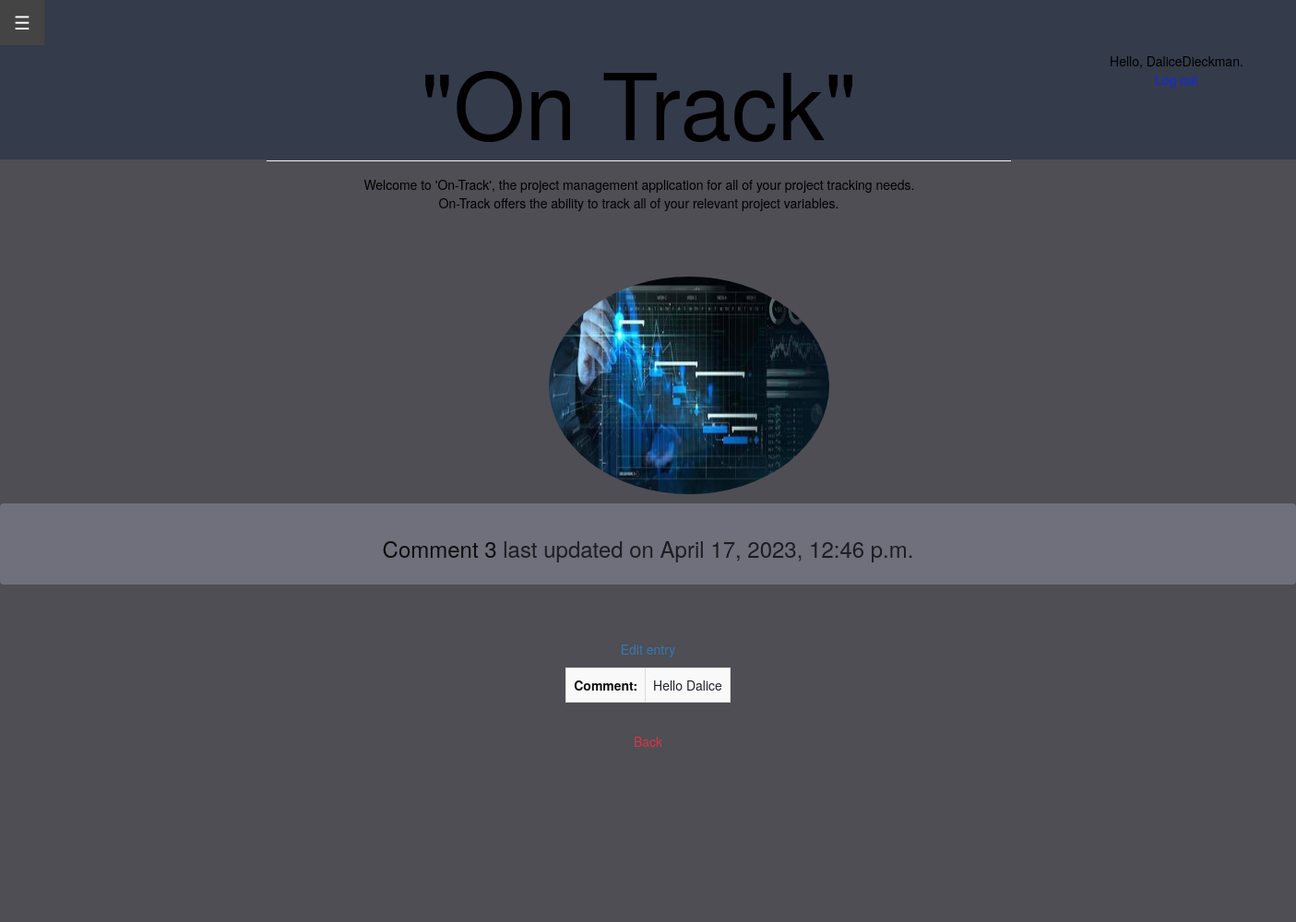
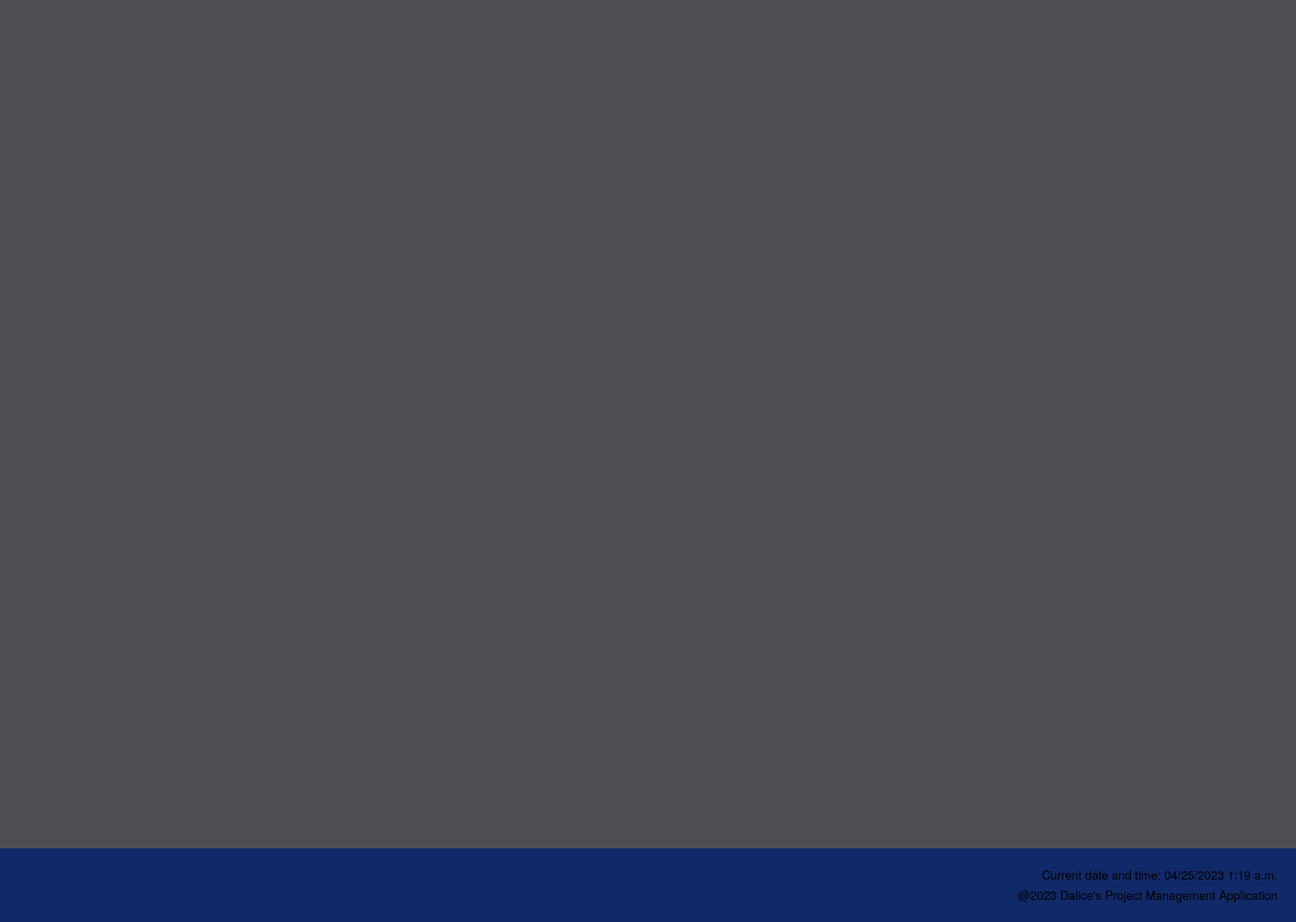
Page /comment/3 (signed in) on the committed database (2 pictures, top to bottom).
### project_app/models.py (models this page shows)
class Comment(models.Model):
    id = models.AutoField(primary_key=True, unique=True)
    body = models.CharField(max_length=1000)
    updated_date = models.DateTimeField(auto_now=True)

### project_app/views.py (the view)
# urls.py: path('comment/<int:comment_ID>', views.comment, name='comment'),
@login_required
def comment(request,comment_ID):
    com = Comment.objects.get(id=comment_ID)
    entry = com.entry_set.order_by('-date_added')
    context = {'comment': com, 'entries': entry}
    return render(request, 'project_app/comment.html', context)

### project_app/templates/project_app/comment.html
{% extends 'project_app/base.html' %}
{% block content %}
<body style="background-color:#f6faf7">
<div class="alert alert-dark" role="alert" style="background-color: rgb(111, 112, 124);">
<h3><center><a href="{% url 'project_app:comment' comment.id %}" style="color:#0d0d0d"> Comment {{ comment.id }} </a> last updated on {{ comment.updated_date }}</a><center></h3>
</div>
  <center>
  <table style="width: 90%" class="table table-light table-striped table-bordered table-hover w-auto">
      <tr><th style="text-align: left; color:rgb(14, 13, 13)">Comment:</th>
      <td> {{ comment.body }} </td></tr>
      <br><br>
      <p><a href="{% url 'project_app:edit_comment' comment.id %}">Edit entry</a></p>
  </table>
  <div style="padding:5px"><a href="{% url 'project_app:comments' %}" class="btn btn-outline-danger" role="button" aria-pressed="true">Back</a></div>
  </center>
</body>
{% endblock content %}

### project_app/templates/project_app/base.html (shortened to what this page needs)
<!DOCTYPE html>
{% load static %}
<html>
    <head>
        <div class="header">
        </div>
        <div class="second-header">
        </div>
        <link rel="stylesheet" href="https://stackpath.bootstrapcdn.com/bootstrap/4.3.1/css/bootstrap.min.css">
        <link rel="stylesheet" href="https://maxcdn.bootstrapcdn.com/bootstrap/3.4.1/css/bootstrap.min.css">
    </head>
    <head>
        <link rel="stylesheet" href="https://maxcdn.bootstrapcdn.com/bootstrap/3.4.1/css/bootstrap.min.css">
    </head>
        <body style="color: black;"></body><br><br>
    <div id="main">
        <button class="openbtn" onclick="openNav()">&#9776; </button>
    </div>
    <body>
        <div style = "text-align: center;">
    <div id="content" name="content" class="main">
        <div class="row justify-content-center">
            <div class="col-8">
                <h1 class = "mt-2" style="font-size: 100px;">"On Track"</h1>
                <hr class = "mt-0 mb-4">
                <p class = "indent"> Welcome to 'On-Track', the project management application for all of your project tracking needs.<br>
                    On-Track offers the ability to track all of your relevant project variables.
                <br>
                <div style="position: absolute; top: 0; right: -250px;" class="btn btn-outline-dark btn-rounded" data-mdb-ripple-color="dark">
                    {% if user.is_authenticated %}
                    <div style="color: #000000;">Hello, {{ user.username }}.</div>
                        <a style="color: #0d29f8;"  href="{% url 'users:logout' %}">Log out</a>
                    {% else %}
                        <a style="color: #0d29f8;" href="{% url 'users:register' %}">Register</a> -
                        <a style="color: #0d29f8;" href="{% url 'users:login' %}">Log in</a>
                    {% endif %}
                </div>
                <br><br><br>
                <div class = "container">
                    <div class = "image-container">
                        {% load static %} <img src = "{% static 'project_app/media/Home_page.jpg'  %}"  class = "img-circle" alt = "AWS Logo" width = "304" height = "236">
                    </div>
                </div>
                </p>
            </div>
        <div id = "content" name = "content" class="main">
        </div>
        </div>
    </div>
    </body>
        <body>
        </body>
        <footer>
            <p class = "p">Current date and time: {% now "SHORT_DATETIME_FORMAT" %} </p>
            <p class = "p">@2023 Dalice's Project Management Application</p>
        </footer>
        </html>
    {% block content %}
  {% endblock content %}

### project_app/templates/project_app/base.html (style rules this page uses)
.header { position: absolute; top: 0; left: 0; width: 100%; height: 2000px; background-color: #4e4e54; color: #fff; text-align: center; padding: 20px; box-sizing: border-box; z-index: -5; }
.second-header { position: absolute; z-index: -3; top: 0; left: 0; background-color:#333a4bea; color: #333; padding: 10px; height: 173px; width: 100%; }
.openbtn { font-size: 20px; cursor: pointer; background-color: #111; color: white; padding: 10px 15px; border: none; }
.main { margin-left:160px; padding: 0px 10px; }
h1 { font-family: 'Times New Roman', Times, serif; font-size: 50px; font-weight: bolder; color: #040404; }
.image-container { float: right; margin: 0 0 0 -225px; }
.container { display: flex; flex-direction: column; }
.indent { text-indent: 1px; }
footer { position: fixed; bottom: 0; width: 100%; height: 80px; background-color: #0c276aea; color: #000000; text-align: right; padding: 20px; position: fixed; left: 0; font-size: small; }
.p { margin-bottom: 0.3em; }

### rows in the picture
Comment: id "3", updated_date "April 17, 2023, 12:46 p.m.", body "Hello Dalice"

### other values in the picture
{{ user.username }} "DaliceDieckman"
